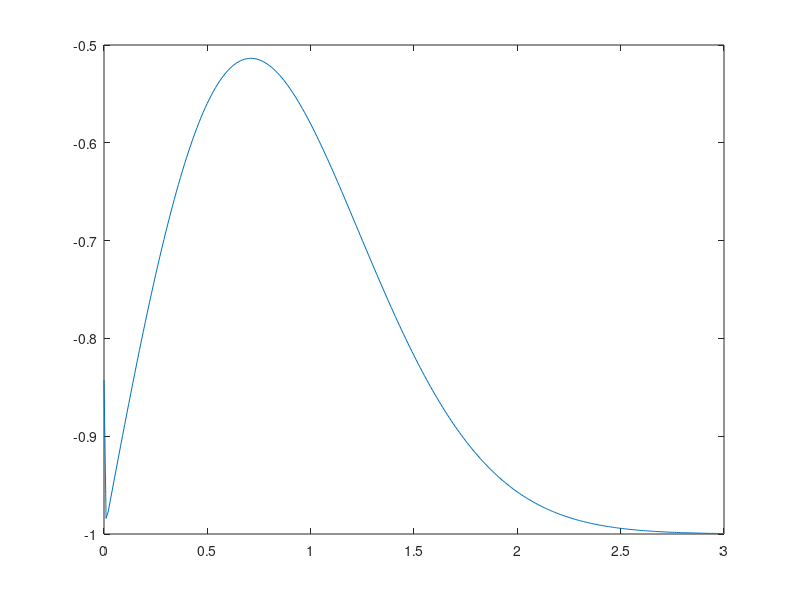

The MATLAB source for this figure:
n=300;
y=zeros(1,n+1);erf1=zeros(1,n+1);g=zeros(1,n+1);A=zeros(1,n+1);
for i=0:1:300
    y(i+1)=i/100;
    erf1(i+1)=erf(i/100);
    for k=0:99   %利用复合辛普森法则
g(i+1)=(2/(pi^(1/2)))*(i/600)*(exp(-((k)*(i/100)/100)^2)+4*exp(-((k+1/2)*(i/100)/100)^2)+exp(-((k+1)*(i/100)/100)^2));
    end
    A(i+1)=g(i+1)-erf(i+1);
end
plot(y,A)
